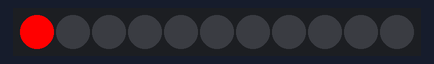
Recording of a sketch running on a simulated Arduino Uno, built with avr-gcc and run on an emulated ATmega328P. Parts: 11 RGB LEDs in strip order, left to right.

Above: at 0.15 s.
At 8.25 s:
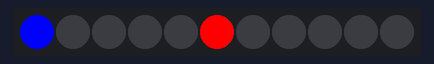
At 13.67 s:
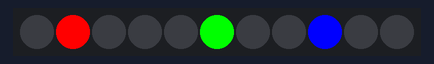
At 19.35 s:
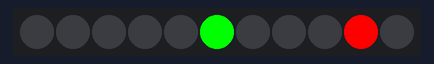
At 28.37 s:
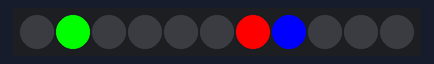
At 39.77 s:
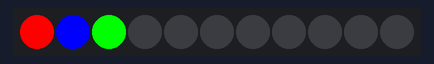

The sketch:

LowFidelity.ino
```cpp
#include <Adafruit_NeoPixel.h>

#define pin 9

#define count 11

Adafruit_NeoPixel strip(count, pin, NEO_GRB + NEO_KHZ800);

// Variables to store the last update times for each color
int prevRed = 0;
int prevGreen = 0;
int prevBlue = 0;

// Delay times (in ms) — smaller = faster runner
int redDelay = 300;
int greenDelay = 500;
int blueDelay = 700;

// Index positions of the active LED for each runner
int red = 0;
int green = 0;
int blue = 0;

void setup() {
  strip.begin();
  strip.setBrightness(255);
  strip.show();
}

void loop() {
  // Get current time in ms since Arduino powered on
  int currentMillis = millis();

  // --- Update Red position ---
  if (currentMillis - prevRed >= redDelay) {
    prevRed = currentMillis;  // Save current time
    red++;                    // Move red forward one LED
    if (red >= count) red = 0; // Wrap back to 0 if at the end
  }

  // --- Update Green position ---
  if (currentMillis - prevGreen >= greenDelay) {
    prevGreen = currentMillis;
    green++;
    if (green >= count) green = 0;
  }

  // --- Update Blue position ---
  if (currentMillis - prevBlue >= blueDelay) {
    prevBlue = currentMillis;
    blue++;
    if (blue >= count) blue = 0;
  }

  strip.clear();

  // Loop through each pixel and decide which color to show
  for (int i = 0; i < count; i++) {
    if (i == red) {
      strip.setPixelColor(i, strip.Color(255, 0, 0));
    } else if (i == green) {
      strip.setPixelColor(i, strip.Color(0, 255, 0));
    } else if (i == blue) {
      strip.setPixelColor(i, strip.Color(0, 0, 255));
    }
  }
  strip.show();
}
```
